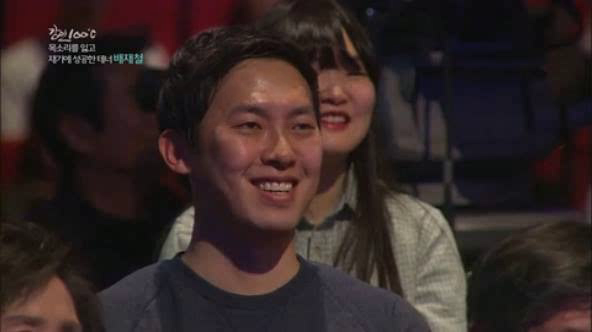
#> input picture frame 10 of my_sunglasses.avi, 592 x 332 px, given in place of the camera
$ jupyter execute --allow-errors 20230217.ipynb   (text cells are left out)
#> lines starting #> are read from the running program, lines starting #| are printed output that depends on the picture
[cell 1]
import numpy as np

[cell 2]
x_pixel = np.arange(0,8)
print(x_pixel)

[cell 3]
# 1.5베 확대한다 가정

x_zoom = x_pixel * 1.5
print(x_zoom) # 이렇게 하면 픽셀이 없어짐. hole 이라고 함.

[cell 4]
x_zoomed = np.arange(0, 12) # 미리 있다고 가정함
print(x_zoomed)

[cell 5]
x_original = x_zoomed / 1.5
print(x_original.round(2)) # 빠지는 픽셀은 없음. 문제는 이상한 값이 생김.

[cell 6]
import numpy as np
import cv2
import sys

[cell 7]
img = cv2.imread('./fig/ch2_fig/puppy.bmp', 0)
#> (the rest of this cell did not finish here and is left out)

[cell 8]
cap = cv2.VideoCapture(0)

if not cap.isOpened():
    print('Video open failed')
    sys.exit()

w = int(cap.get(cv2.CAP_PROP_FRAME_WIDTH))
h = int(cap.get(cv2.CAP_PROP_FRAME_HEIGHT))
fps = int(cap.get(cv2.CAP_PROP_FPS))
fourcc = cv2.VideoWriter_fourcc(*'DIVX')

out = cv2.VideoWriter('review.avi', fourcc, fps*0.7, (w, h))

while True:
    ret, frame = cap.read()
#> frame is the input picture: shape (332, 592, 3); mean B, G, R 37.5, 38.9, 51.9

    if not ret:
        print('Frame read failed')
        break
    edge = cv2.Canny(frame, 20, 100)
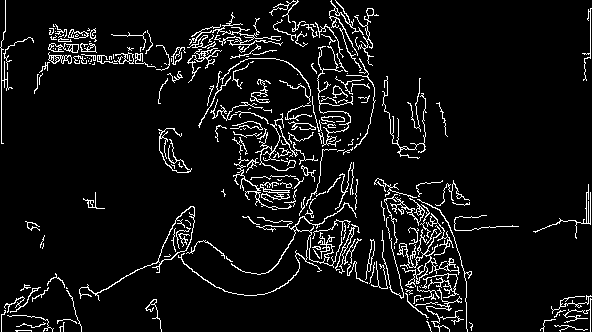
#> edge: shape (332, 592); 6.8% white in thin lines or dots
    edge = cv2.cvtColor(edge, cv2.COLOR_GRAY2BGR)
#> edge: shape (332, 592, 3); 6.8% white in thin lines or dots

    out.write(edge)

    cv2.imshow('frame', frame)
    cv2.imshow('edge', edge)

    if cv2.waitKey(30) == 27:
#> (key e is pressed here)
        break

cap.release()
out.release()
cv2.destroyAllWindows()

[cell 9]
img = np.ones((600, 1200, 3), np.uint8) * 255

cv2.line(img, (100, 100), (300, 100), (0, 0, 255), 10)
cv2.arrowedLine(img, (300, 100), (250, 300), (255, 0, 0), 10, cv2.LINE_AA)
cv2.rectangle(img, (200, 400), (400, 500), (0, 255, 0), -1)
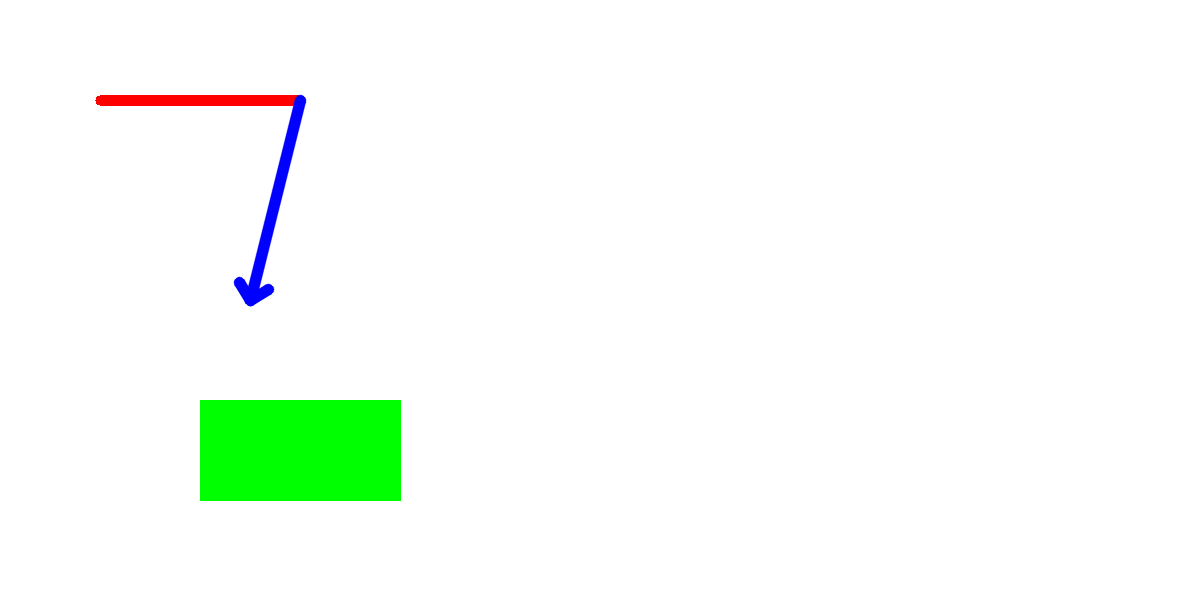
#> img: shape (600, 1200, 3); mean of channels 0, 1, 2 247, 253.2, 246.8; drawn as B, G, R
cv2.rectangle(img, (220, 420, 160, 60), (0, 255, 255), 10)
cv2.circle(img, (600, 300), 100, (0, 0, 255), 10, cv2.LINE_AA)
cv2.putText(img, 'Once upon a time', (300, 300), cv2.FONT_HERSHEY_DUPLEX, 2, (0, 0, 0), 2, cv2.LINE_AA)
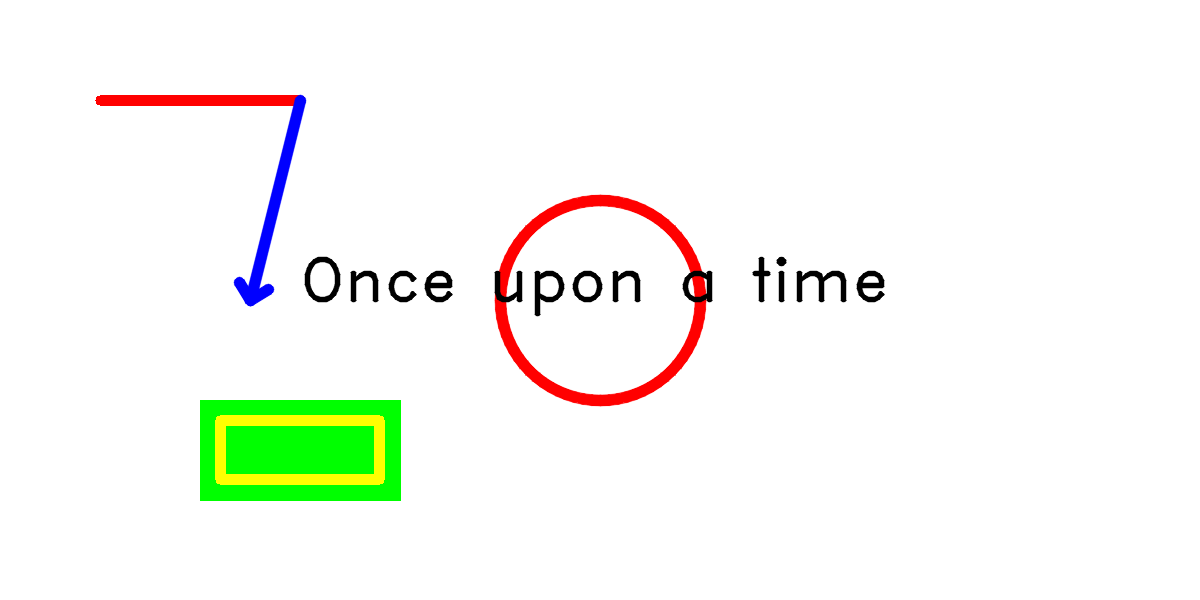
#> img: shape (600, 1200, 3); mean of channels 0, 1, 2 242.5, 248.7, 246.4; drawn as B, G, R


cv2.imshow('img', img)
cv2.waitKey()
cv2.destroyAllWindows()

[cell 10]
src = cv2.imread('./fig/ch2_fig/imgbin_hat.png', cv2.IMREAD_UNCHANGED)
dst = cv2.imread('./fig/ch2_fig/puppy.bmp')


#> (the rest of this cell did not finish here and is left out)

[cell 11]
import os

#> (a cell that did not finish here is left out)

[cell 13]
cap = cv2.VideoCapture(0)

if not cap.isOpened():
    print('open failed')
    sys.exit()

f_flag = False
i_flag = False

while True:
    ret, frame = cap.read()

    if not ret:
        print('frame read failed')
        break
    if f_flag == True:
        frame = cv2.flip(frame, 1)
    if i_flag == True:
        frame = cv2.Canny(frame, 50, 150)

    cv2.imshow('frame', frame)

    key = cv2.waitKey(20)
#> (key e is pressed here)

    if key == 27:
        break
    elif key == ord('f'):
        f_flag = not f_flag
    elif key == ord('i'):
        i_flag = not i_flag


cap.release()
cv2.destroyAllWindows()

[cell 14]
def call_mouse(event, x, y, flags, param):
    if event == cv2.EVENT_LBUTTONDOWN:
        print(f'left button clicked = {x}, {y}')
    elif event == cv2.EVENT_LBUTTONUP:
        print(f'left button up = {x}, {y}')
    elif event == cv2.EVENT_MOUSEMOVE:
        if flags == cv2.EVENT_FLAG_LBUTTON:
            print(f'moving = {x}, {y}')


img = np.ones((480, 640, 3), np.uint8) * 255

cv2.namedWindow('img')
cv2.setMouseCallback('img', call_mouse, img)

cv2.imshow('img', img)

cv2.waitKey()
cv2.destroyAllWindows()

[cell 15]
def call_mouse(event, x, y, flags, param):
    global old_x, old_y
    global color, thik
    if event == cv2.EVENT_LBUTTONDOWN:
        old_x , old_y = x, y
    elif event == cv2.EVENT_MOUSEMOVE:
        if flags == cv2.EVENT_FLAG_LBUTTON:
            cv2.line(img, (old_x, old_y), (x, y), color, thik, cv2.LINE_AA)
            cv2.imshow('img', img)
            old_x, old_y = x, y

img = np.ones((600,600,3), np.uint8) * 255

cv2.namedWindow('img')
cv2.setMouseCallback('img', call_mouse, img)

color = (0,0, 255)
thik = 4

while True:
    cv2.imshow('img', img)
    key = cv2.waitKey()
#> (key e is pressed here)
    if key == 27:
        break
    elif key == ord('s'):
        cv2.imwrite('./fig/save_img.png', img) # 이미지 저장 방법
        print('image was saved')
    elif key == ord('1'):
        color = (255, 0, 0)
    elif key == ord('2'):
        color = (0, 255, 0)
    elif key == ord('3'):
        color = (0, 0, 255)
    elif key == ord('4'):
        color = (255, 255, 255)
    elif key == ord('5'):
        color = (0, 0, 0)
    elif key == ord('+'):
        thik += 1
    elif key == ord('-'):
        thik -= 1

cv2.destroyAllWindows()

$ run again, starting later in the video
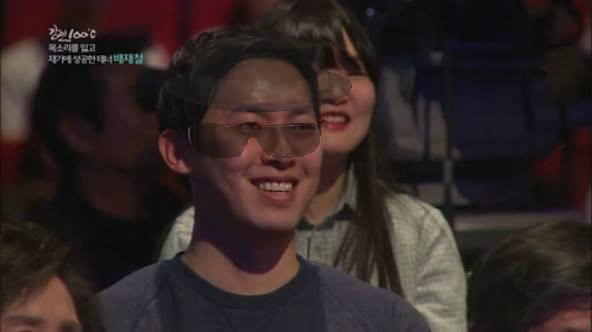
#> input picture frame 45 of my_sunglasses.avi, 592 x 332 px, given in place of the camera
#> frame is the input picture: shape (332, 592, 3); mean B, G, R 36.9, 38.1, 50.3
#> `edge = cv2.Canny(frame, 20, 100)`:
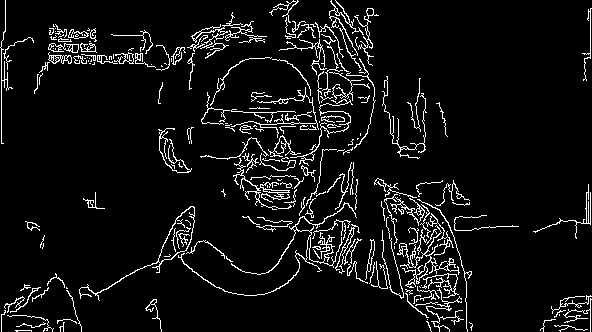
#> edge: shape (332, 592); 6.6% white in thin lines or dots

$ run again, starting later in the video
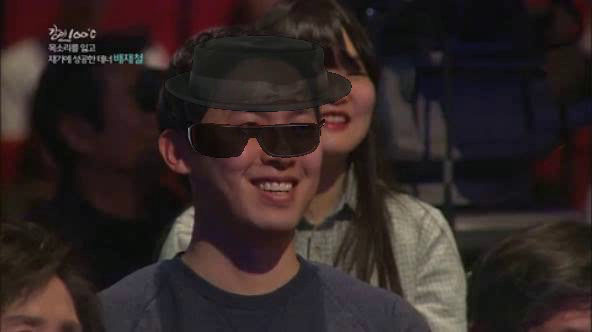
#> input picture frame 80 of my_sunglasses.avi, 592 x 332 px, given in place of the camera
#> frame is the input picture: shape (332, 592, 3); mean B, G, R 36.4, 37.4, 48.7
#> `edge = cv2.Canny(frame, 20, 100)`:
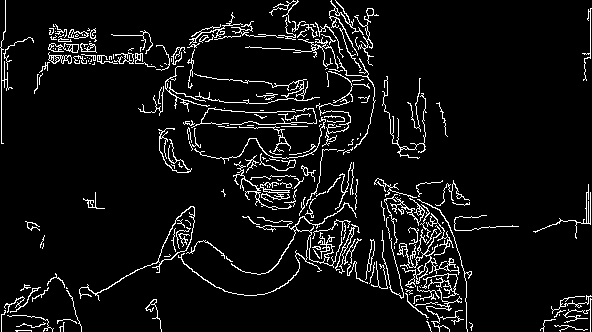
#> edge: shape (332, 592); 6.6% white in thin lines or dots
